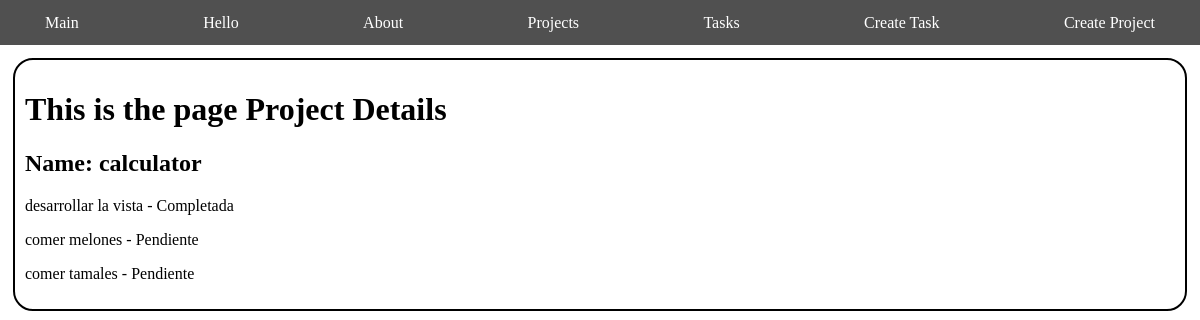
/project/1, run on an earlier commit of the app's database.
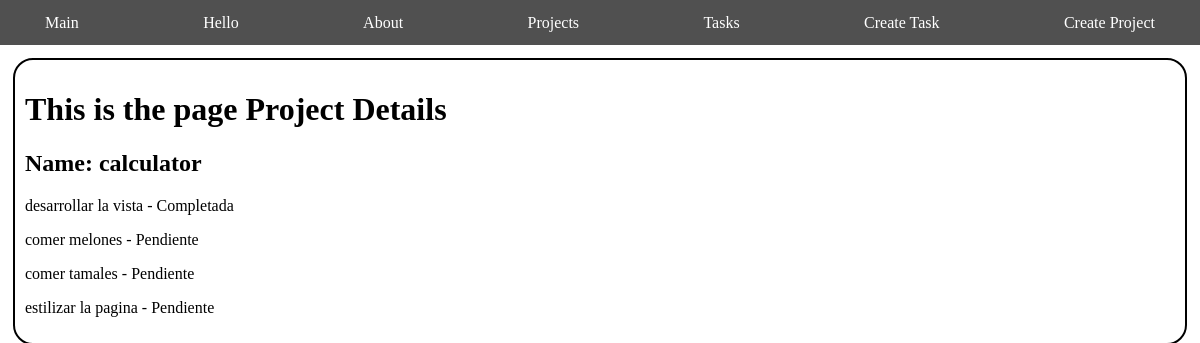
And on a later commit of the database.
### queries/models.py (models this page shows, shortened)
class Task(models.Model):
    title = models.CharField(max_length=200)
    description = models.TextField()
    project = models.ForeignKey(Project, on_delete=models.CASCADE)
    done = models.BooleanField(default=False)

### queries/views.py (the view)
# urls.py: path('project/<int:project_id>', views.project_details),
def project_details(request, project_id):
    detail_project = get_object_or_404(Project, id=project_id)
    task_of_project = Task.objects.filter(project_id=project_id)
    return render(request, "projects/project_details.html", {
        "detail": detail_project,
        "tasks": task_of_project
    })

### queries/templates/projects/project_details.html
{% extends 'layouts/navbar.html' %}
{% block content %}
    <h1>This is the page Project Details</h1>
    <h2>Name: {{ detail.name }}</h2>
    <div>
        {% for task in tasks %}
            <div>
                <p>{{ task.title }} - {% if task.done %}Completada{% else %}Pendiente{% endif %}</p>
            </div>
        {% endfor %}
    </div>
{% endblock %}

What changed in the data, as far as the page shows it:
added Task: title "estilizar la pagina", done "Pendiente"
